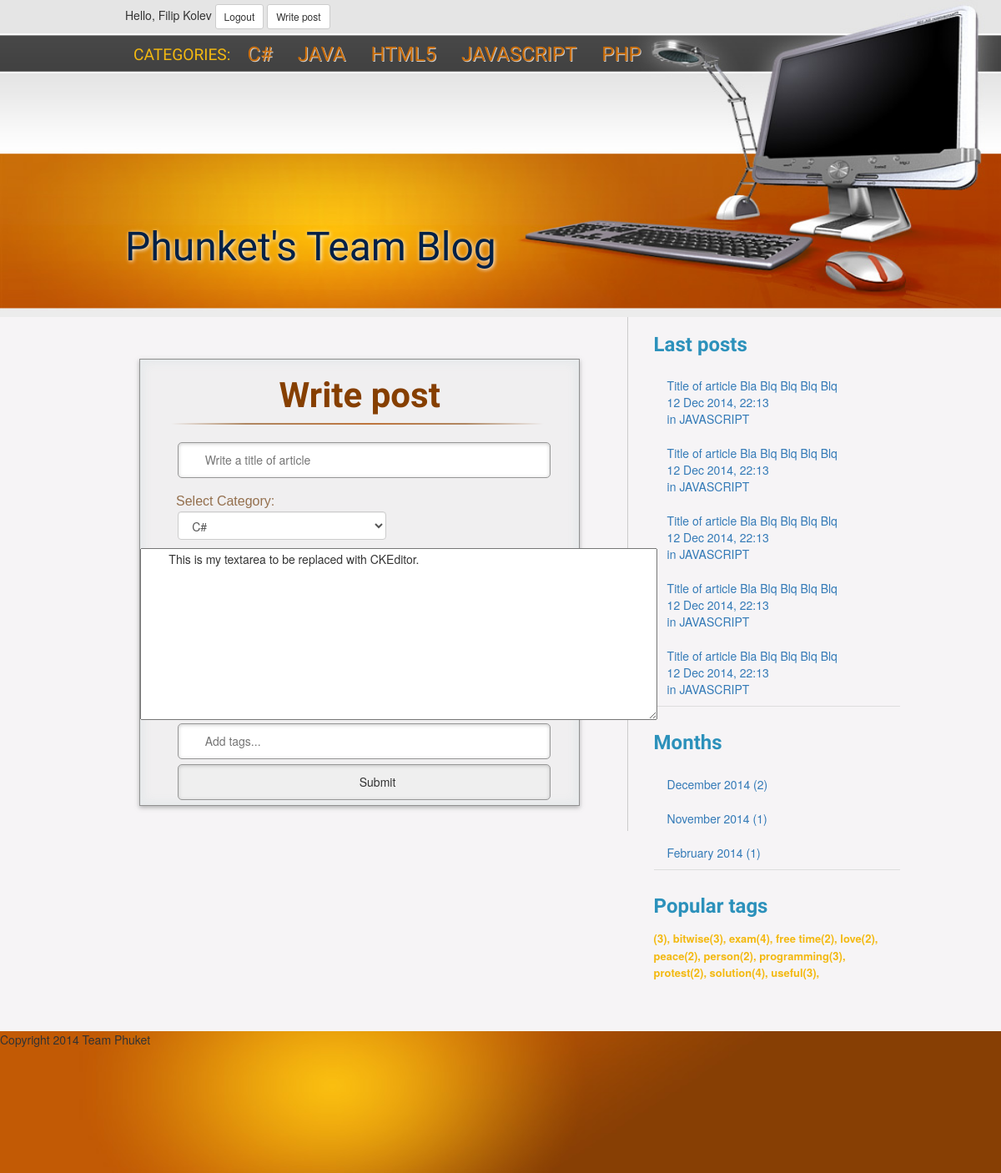
Page /writepost.php (signed in) on the committed database.
### tables this page shows
CREATE TABLE IF NOT EXISTS `categories` (
  `id` int(2) NOT NULL,
  `name` varchar(50) NOT NULL
);

### write.php (the view, shortened to what this page needs)
<form method="get" action="php/savepost.php" class="singup">
    <h1>Write post</h1>
    <input name="title" type="text" id="name" class="user-write" placeholder="Write a title of article"/>
    <label> Select Category: </label>
    <select class="form-control dropdown-category" name="category">
        <?php
        $sql = "SELECT * FROM categories";
        $result = mysqli_query($con, $sql);
        while($categories = mysqli_fetch_assoc($result)){
            echo "<option value='$categories[id]'>$categories[name]</option>";
        }
        ?>
    </select>
    <textarea name="editor1" id="editor1" rows="10" cols="80">
        This is my textarea to be replaced with CKEditor.
    </textarea>
    <input name="tags" type="text" id="name" class="user-write" placeholder="Add tags..."/>
    <input name="submit" type="submit" value="Submit" class="buttons"/>
</form>

### header.php (shortened to what this page needs)
<?php
require 'config.php';
?>
<!DOCTYPE html>
<html>
<head lang="en">
    <link rel="stylesheet" href="css/resetter.css">
    <link rel="stylesheet" href="https://maxcdn.bootstrapcdn.com/bootstrap/3.3.1/css/bootstrap.min.css">
    <link rel="stylesheet" href="css/signup.css">
    <link rel="stylesheet" href="css/style.css">
</head>
<body>
<header>
    <?php
    if (isset($_SESSION['loggedUser'])):
        ?>
        <div class="login"><span>Hello, <?php echo $_SESSION['loggedUserName'] ?></span>
            <a href="php/logout.php">
                <button type="button" class="btn btn-default btn-sm ">Logout</button>
            </a>
            <a href="writepost.php">
                <button type="button" class="btn btn-default btn-sm ">Write post</button>
            </a>
        </div>
    <?php endif; ?>
    <nav><p>CATEGORIES:</p>
        <div class="menu">
            <ul>
                <?php
                $sql = "SELECT name FROM categories";
               $result = mysqli_query($con, $sql);
                while($categories = mysqli_fetch_row($result)){
                    echo "<li><a href=\"#\">$categories[0]</a></li>";
                }
                ?>
            </ul>
        </div>
    </nav>
    <p class="logo"><a href="index.php">Phunket's Team Blog</a></p>
</header>

### css/signup.css (style rules this page uses)
.singup { width: 85%; border: 1px solid #919191; -webkit-box-shadow: 0 2px 5px rgba(105, 108, 109, 0.5), 0 0 8px 5px rgba(208, 223, 226, 0.3) inset; -moz-box-shadow: 0 2px 5px rgba(105, 108, 109, 0.5), 0 0 8px 5px rgba(208, 223, 226, 0.3) inset; box-shadow: 0 2px 5px rgba(105, 108, 109, 0.5), 0 0 8px 5px rgba(208, 223, 226, 0.3) inset; margin: 8% auto 0 auto; background: rgba(219, 219, 219, 0.24); }
.singup label { width: 85%; margin-left: 7%; margin-bottom: 0; padding-top: 11px; padding-left: 6px; display: block; font-family: "Trebuchet MS","Myriad Pro",Arial,sans-serif; font-size: 16px; font-weight: 400; color: rgba(105, 52, 0, 0.68); }
.singup h1 { width: 100%; text-align: center; padding-bottom: 5%; margin-bottom: -1%; color: #863f00; font-family: 'Cuprum', sans-serif; font-weight: bolder; font-size: 42px; }
.singup h1:after { display: block; content: ' '; width: 85%; height: 2px; margin: 10px 0 0 7%; background: -webkit-linear-gradient(left, rgba(147,184,189,0) 0%, rgba(130, 63, 0, 0.59) 20%, rgba(174, 76, 0, 0.75) 53%, rgba(131, 63, 0, 0.59) 79%,rgba(147,184,189,0) 100%); }
.singup input { width: 85%; display: inline-block; margin: 0 5px 6px 45px; padding: 2% 0 2% 6%; border-radius: 5px; border: 1px solid #979797; outline: none; -webkit-box-shadow: 0 1px 4px 0 rgba(168, 168, 168, 0.6) inset; -moz-box-shadow: 0 1px 4px 0 rgba(168, 168, 168, 0.6) inset; box-shadow: 0 1px 4px 0 rgba(168, 168, 168, 0.6) inset; }

### css/style.css (style rules this page uses)
html { margin: 0; padding: 0; font-size: 16px; }
body { padding: 0; background-color: #f6f4f6; }
header { width:100%; height: 380px; margin: 0 auto; background-image: url("../images/header_bg.jpg"); background-size: 100% 100%; background-repeat: no-repeat; overflow: auto; }
.logo { margin:180px 0 0 150px; font-size: 3rem; text-shadow: #fff 1px 1px 5px; font-family: 'Gloria Hallelujah', cursive; }
.logo a { color:#022046; text-decoration: none; font-size: 3rem; font-family: 'Gloria Hallelujah', cursive; }
nav { margin: 15px 0 0 150px; }
nav p { color: #f3b911; font-size: 1.2rem; font-family: 'Passion One', cursive; float: left; margin: 4px 0 0 10px; }
nav ul li { list-style-type: none; display: inline; padding: 0 10px 0 10px; margin-left: 10px; }
nav ul li a { text-decoration: none; color: #ca6d09; font-size: 1.5rem; font-family: 'Passion One', cursive; text-shadow: #cccccc 1px 1px; }
.login { margin-left: 150px; margin-top: 5px; height: 28px; }
.user-write { background-repeat: no-repeat; background-position-x: .8%; background-position-y: 50%; background-color: #FFFFFF; background-size: 6%; }
.dropdown-category { width: 250px; margin-left: 45px; margin-bottom: 10px; }

### rows in the picture
categories: name "C#"
categories: name "JAVA"
categories: name "HTML5"
categories: name "JAVASCRIPT"
categories: name "PHP"

### other values in the picture
$_SESSION['loggedUserName'] "Filip Kolev"
$monthName "December"
$year "2014"
$postCount "2"
$monthName "November"
$postCount "1"
$monthName "February"
$count "3"
$tag[tags] "bitwise"
$tag[tags] "exam"
$count "4"
$tag[tags] "free time"
$count "2"
$tag[tags] "love"
$tag[tags] "peace"
